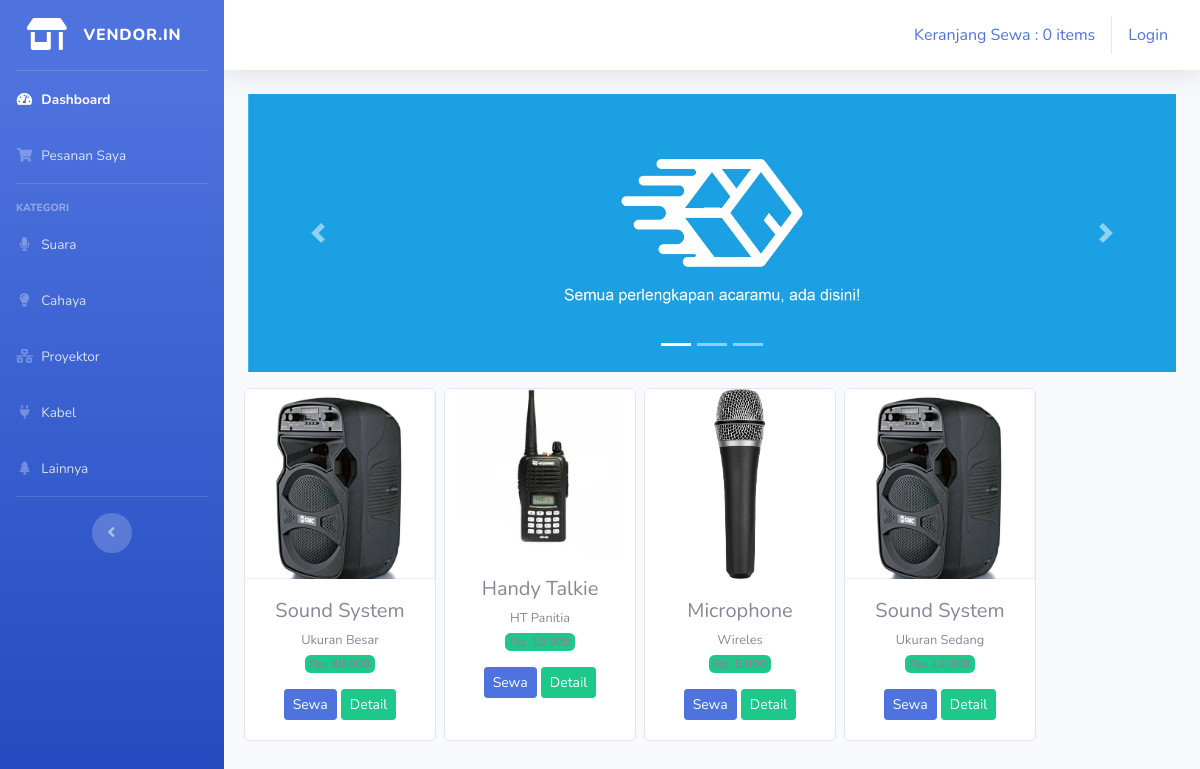
Screenshot of /index.php/kategori/suara with the database file from the repository.
### tables this page shows
CREATE TABLE `tb_barang` (
  `id_brg` int(11) NOT NULL,
  `id_vendor` int(11) NOT NULL,
  `nama_brg` varchar(120) NOT NULL,
  `keterangan` varchar(225) NOT NULL,
  `kategori` varchar(60) NOT NULL,
  `harga` int(11) NOT NULL,
  `stok` int(4) NOT NULL,
  `gambar` text NOT NULL
);

### application/controllers/Kategori.php (called while the page is built, shortened)
<?php
class Kategori extends CI_Controller{
	public function suara()
	{
		$data['suara'] = $this->model_kategori->data_suara()->result();
		$this->load->view('templates/header');
		$this->load->view('templates/sidebar');
		$this->load->view('suara',$data);
		$this->load->view('templates/footer');
	}
}

### index.php (called while the page is built, shortened)
<?php
require_once BASEPATH.'core/CodeIgniter.php';

### application/models/model_kategori.php (called while the page is built, shortened)
<?php
class Model_kategori extends CI_Model{
	public function data_suara(){
		return $this->db->get_where("tb_barang",array('kategori' => 'suara'));
	}
}

### application/views/suara.php (the view, shortened to what this page needs)
<div class="container-fluid">
    <div id="carouselExampleIndicators" class="carousel slide" data-ride="carousel">
        <ol class="carousel-indicators">
            <li data-target="#carouselExampleIndicators" data-slide-to="0" class="active"></li>
            <li data-target="#carouselExampleIndicators" data-slide-to="1"></li>
            <li data-target="#carouselExampleIndicators" data-slide-to="2"></li>
        </ol>
        <div class="carousel-inner">
            <div class="carousel-item active">
                <img src="<?php echo base_url('assets/img/slider1.jpg') ?>" class="d-block w-100" alt="...">
            </div>
        </div>
        <a class="carousel-control-prev" href="#carouselExampleIndicators" role="button" data-slide="prev">
            <span class="carousel-control-prev-icon" aria-hidden="true"></span>
        </a>
        <a class="carousel-control-next" href="#carouselExampleIndicators" role="button" data-slide="next">
            <span class="carousel-control-next-icon" aria-hedden="true"></span>
        </a>
    </div>
    <div class="row text-center mt-3">
        <?php foreach ($suara as $brg) : ?>
            <div class="card ml-2 mb-3" style="width: 12rem;">
                <img src="<?php echo base_url().'/uploads/'.$brg->gambar ?>" class="card-img-top" alt="...">
                    <div class="card-body">
                        <h5 class="card-title mb-1"><?php echo $brg->nama_brg ?></h5>
                        <small><?php echo $brg->keterangan ?></small><br>
                    <span class="badge bg-success mb-3">Rp. <?php echo number_format($brg->harga, 0,',','.')  ?></span><br>
                    <?php echo anchor('dashboard/tambah_ke_keranjang/'.$brg->id_brg, '<div class="btn btn-sm btn-primary">Sewa</div>') ?>
                    <?php echo anchor('dashboard/detail/'.$brg->id_brg, '<div class="btn btn-sm btn-success">Detail</div>') ?>
            </div>
        </div>
        <?php endforeach; ?>
    </div>
</div>

### rows the page displays
tb_barang: gambar (picture), nama_brg "Sound System", keterangan "Ukuran Besar", harga "40.000", id_brg "Sewa", id_brg "Detail"
tb_barang: gambar (picture), nama_brg "Handy Talkie", keterangan "HT Panitia", harga "10.000", id_brg "Sewa", id_brg "Detail"
tb_barang: gambar (picture), nama_brg "Microphone", keterangan "Wireles", harga "5.000", id_brg "Sewa", id_brg "Detail"
tb_barang: gambar (picture), nama_brg "Sound System", keterangan "Ukuran Sedang", harga "12.000", id_brg "Sewa", id_brg "Detail"

### other values shown
anchor('dashboard/detail_keranjang', $keranjang) "Keranjang Sewa : 0 items"
anchor('auth/login','Login') "Login"
